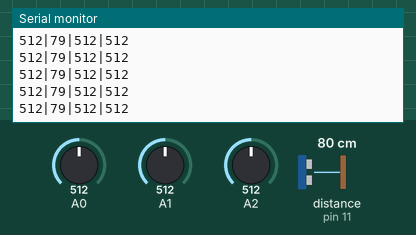
This sketch was run on a simulated Arduino Uno, built with avr-gcc and run on an emulated ATmega328P. Parts: the last lines printed to the serial monitor. Wiring (inferred from the names in the program): ultrasonic range finder: trigger pin 10; echo pin 11. The test bench sets the inputs (shaded band); at power-on: A0 = 512, A1 = 512, A2 = 512, distance to the obstacle (sensor on pin 11) 80 cm. The echo pulse lasts 58.3 µs per cm.

Above: at 7.2 s.
7.3 s: A0 set to 105
At 8.2 s:
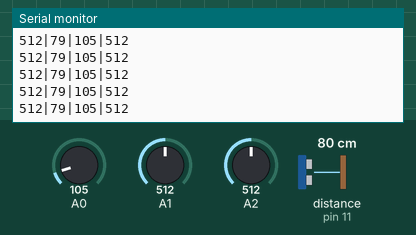
8.8 s: A0 set to 90
At 9.6 s:
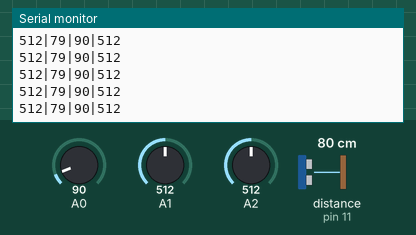
Timing chart, 0 to 11.8 s (numbered marks = the images above; inputs shaded):
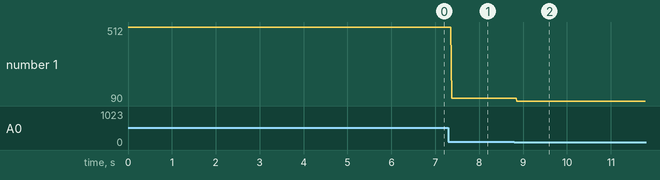

The sketch:

arduino.ino
```cpp
//HC02-48
#define TRIG 10
#define ECHO 11
//CDS
int bright = 0;
//IR
int IR = 0;
// Sound
int Sound = 0;

void setup() {
  //Serial start
  Serial.begin(9600);
  //CDS
  pinMode(16, INPUT);
  //HC02-48
  pinMode(ECHO, INPUT);
  pinMode(TRIG, OUTPUT);
  //Ultrasonic Raning Module
  pinMode(14, INPUT);
  pinMode(15, INPUT);
}

void loop() {
  //CDS
  bright = analogRead(16);
  Serial.print(bright); //print CDS
  Serial.print("|");

  digitalWrite(TRIG, LOW);
  delay(0.0002);
  digitalWrite(TRIG, HIGH);
  delay(0.001);
  digitalWrite(TRIG, LOW);


  long distance = pulseIn(ECHO, HIGH)/58.2;
  Serial.print(distance); //print HC02-48
  Serial.print("|");
  //Ultrasonic Ranging Module
  IR = analogRead(14);
  Serial.print(IR); //print right motor
  Serial.print("|");
  Sound = analogRead(15);
  Serial.print(Sound); //print right motor
  Serial.println(" ");
}
```

Measured:
- after the input at 7.3 s, the serial monitor: prints a new line after 0.07 s (image 1)
- after the input at 8.8 s, the serial monitor: prints a new line after 0.06 s (image 2)
- plotted number 1: 512 → 105 after the input at 7.3 s, 105 → 90 after the input at 8.8 s
